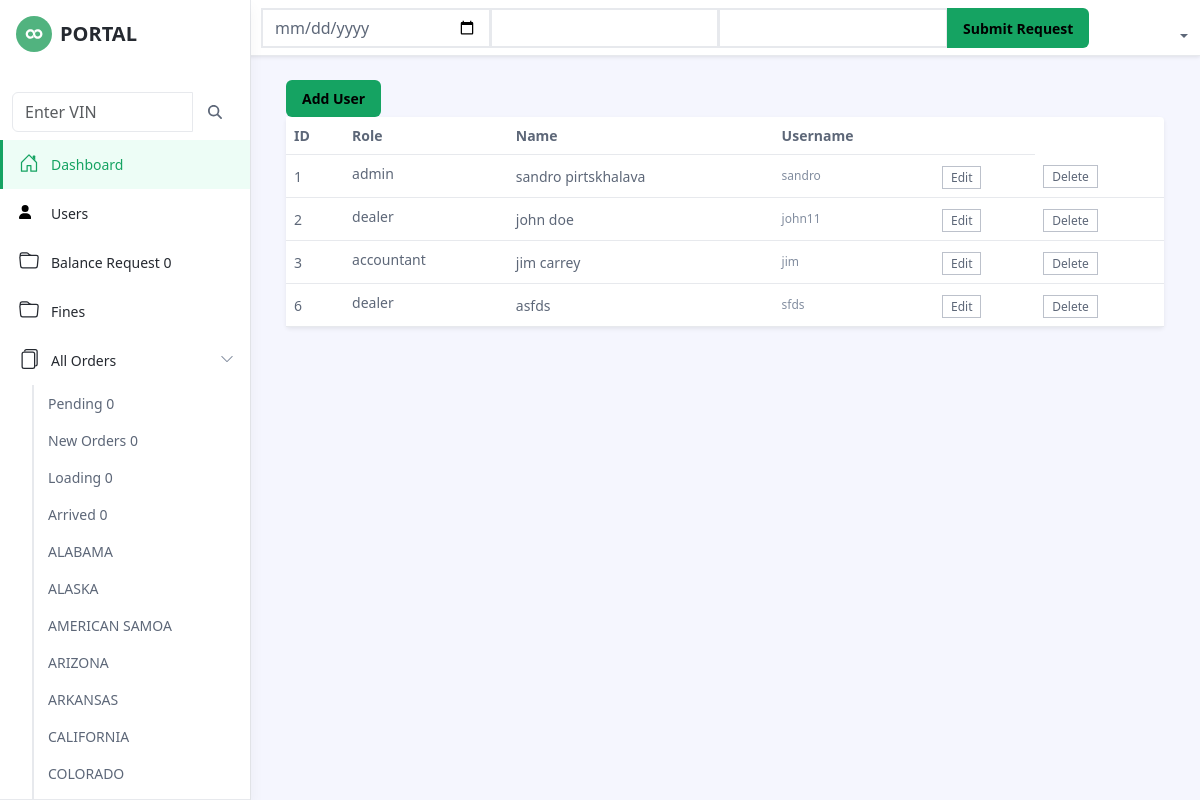
Page /pages/user.php (signed in) on the earlier database version.
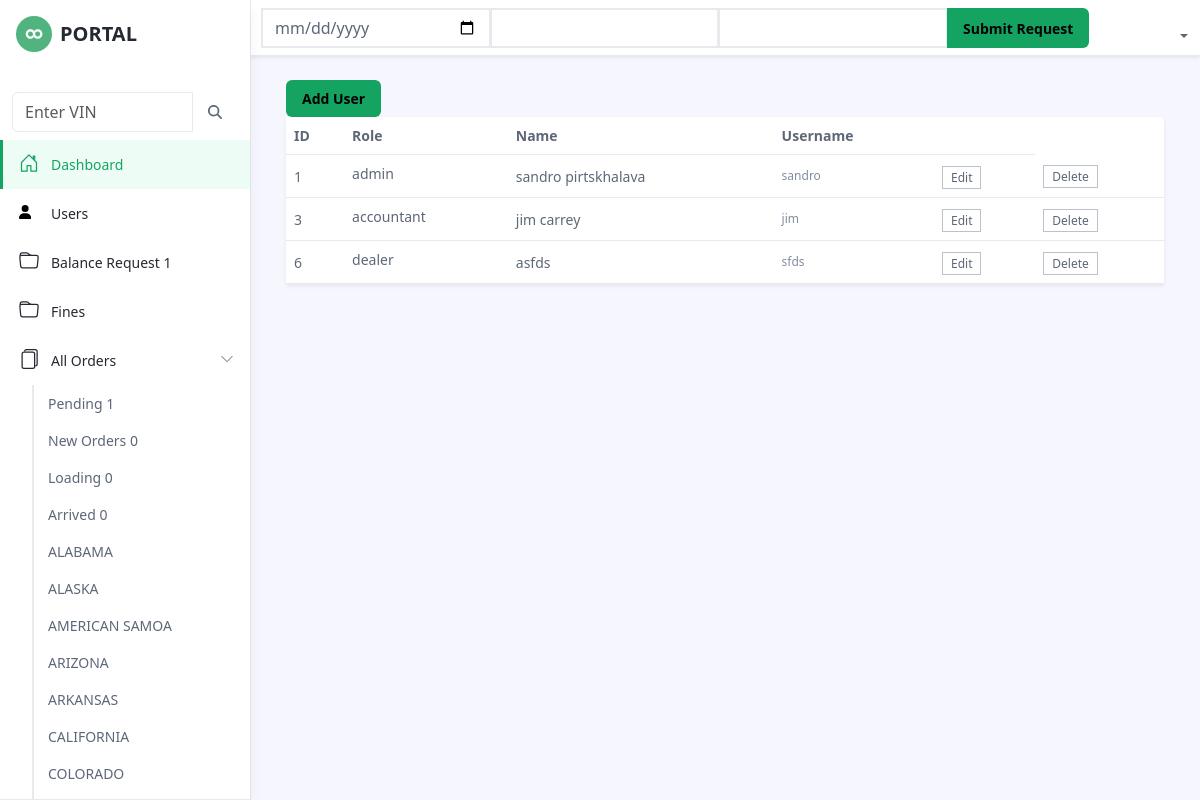
Same page on the later database version.
### tables this page shows
CREATE TABLE `users` (
  `id` int(11) NOT NULL,
  `role` enum('dealer','admin','accountant') NOT NULL,
  `username` varchar(255) NOT NULL,
  `password` varchar(255) NOT NULL,
  `name` varchar(255) NOT NULL,
  `phone` varchar(50) DEFAULT NULL,
  `pbalance` decimal(10,0) DEFAULT NULL,
  `nbalance` double DEFAULT NULL
);

### pages/user.php (the view, shortened to what the changed rows need)
<?php
if (isset($_SESSION["username"]) && isset($_SESSION["id"])) { ?>
<!DOCTYPE html>
<html>
<head>
    <link id="theme-style" rel="stylesheet" href="assets/css/portal.css">
</head>
<body class="app">
    <header class="app-header fixed-top">
        <div id="app-sidepanel" class="app-sidepanel">
	        <div class="sidepanel-inner d-flex flex-column">
			    <?php include "../sidebar.php"; ?>
	        </div>
	    </div>
    </header>
    <div class="app-wrapper">
	    <div class="app-content pt-3 p-md-3 p-lg-4">
		    <div class="container-xl">
			    <div class="row g-4 mb-4">
				<div class="tab-content" id="orders-table-tab-content">
			        <div class="tab-pane fade show active" id="orders-all" role="tabpanel" aria-labelledby="orders-all-tab">
					    <div class="app-card app-card-orders-table shadow-sm mb-5">
						    <div class="app-card-body">
							    <div class="table-responsive">
							        <table class="table app-table-hover mb-0 text-left">
										<thead>
											<tr>
												<th class="cell">ID</th>
												<th class="cell">Role</th>
												<th class="cell">Name</th>
												<th class="cell">Username</th>
												<th class="cell"></th>
											</tr>
										</thead>
										<tbody>
										<?php
                                 $sql = "SELECT * FROM users";
                                 $result = mysqli_query($conn, $sql);
                                 while ($row = mysqli_fetch_array($result)) { ?>
											<tr>
												<td class="cell"><?php echo $row["id"]; ?></td>
												<td class="cell"><span class="truncate"><?php echo $row["role"]; ?></span></td>
												<td class="cell"><?php echo $row["name"]; ?></td>
												<td class="cell"><span class="note"><?php echo $row["username"]; ?></span></td>
												<td class="cell"><a class="btn-sm app-btn-secondary edit" data-id="<?php echo $row["id"]; ?>" href="#">Edit</a></td>
												<td class="cell"><a class="btn-sm app-btn-secondary delete" data-id="<?php echo $row["id"]; ?>" href="#">Delete</a></td>
											</tr>
										<?php }
                                           ?>
										</tbody>
									</table>
						        </div>
						    </div>
						</div>
			        </div>
				</div>
		    </div>
	    </div>
    </div>
</body>
</html>
<?php } else {header("Location: ../index.php");} ?>

### sidebar.php (shortened to what the changed rows need)
<?php
include "db_conn.php";
?>
<nav id="app-nav-main" class="app-nav app-nav-main flex-grow-1">
   <ul class="app-menu list-unstyled accordion" id="menu-accordion">
      <?php
        function getRequestCount($mycon) {
    $sql = "SELECT COUNT(id) FROM balance_requests WHERE status = 'pending'";
    $result = mysqli_query($mycon, $sql);
    $row = mysqli_fetch_array($result, MYSQLI_NUM);
    if ($row) {
        echo $row[0];
    } else {
        echo "No results found.";
    }
}
          ?>
       <?php if($_SESSION['role']=='admin') {?>
       <li class="nav-item">
         <a class="nav-link" href="check_balance.php">
         <span class="nav-icon">
            </span>
            <span class="nav-link-text">Balance Request <?php getRequestCount($conn); ?></span>
         </a>
      </li>
      <?php } ?>
      <li class="nav-item has-submenu">
         <?php
        function getCount($status, $mycon) {
    $userId = intval($_SESSION['id']);
    if (is_int($status)) {
      if($_SESSION['role']=='admin'){
         $sql = "SELECT COUNT(id) FROM vehicles WHERE status = $status";
      }else{
         $sql = "SELECT COUNT(id) FROM vehicles WHERE status = $status AND user_id = $userId";
     }
    } else {
        $status = mysqli_real_escape_string($mycon, $status);
        if($_SESSION['role']=='admin'){
         $sql = "SELECT COUNT(id) FROM vehicles WHERE status = '$status'";
      }else{
         $sql = "SELECT COUNT(id) FROM vehicles WHERE status = '$status' AND user_id = $userId";
     }
    }
    $result = mysqli_query($mycon, $sql);
    $row = mysqli_fetch_array($result, MYSQLI_NUM);
    if ($row) {
        echo $row[0];
    } else {
        echo "No results found.";
    }
}
$us_states = array(
	'AL'=>'ALABAMA',
	'AK'=>'ALASKA',
	'AS'=>'AMERICAN SAMOA',
	'AZ'=>'ARIZONA',
	'AR'=>'ARKANSAS',
	'CA'=>'CALIFORNIA',
	'CO'=>'COLORADO',
	'CT'=>'CONNECTICUT',
	'DE'=>'DELAWARE',
	'DC'=>'DISTRICT OF COLUMBIA',
	'FM'=>'FEDERATED STATES OF MICRONESIA',
	'FL'=>'FLORIDA',
	'GA'=>'GEORGIA',
	'GU'=>'GUAM GU',
	'HI'=>'HAWAII',
	'ID'=>'IDAHO',
	'IL'=>'ILLINOIS',
	'IN'=>'INDIANA',
	'IA'=>'IOWA',
	'KS'=>'KANSAS',
	'KY'=>'KENTUCKY',
	'LA'=>'LOUISIANA',
	'ME'=>'MAINE',
	'MH'=>'MARSHALL ISLANDS',
	'MD'=>'MARYLAND',
	'MA'=>'MASSACHUSETTS',
	'MI'=>'MICHIGAN',
	'MN'=>'MINNESOTA',
	'MS'=>'MISSISSIPPI',
	'MO'=>'MISSOURI',
	'MT'=>'MONTANA',
	'NE'=>'NEBRASKA',
	'NV'=>'NEVADA',
	'NH'=>'NEW HAMPSHIRE',
	'NJ'=>'NEW JERSEY',
	'NM'=>'NEW MEXICO',
	'NY'=>'NEW YORK',
	'NC'=>'NORTH CAROLINA',
	'ND'=>'NORTH DAKOTA',
	'MP'=>'NORTHERN MARIANA ISLANDS',
	'OH'=>'OHIO',
	'OK'=>'OKLAHOMA',
	'OR'=>'OREGON',
	'PW'=>'PALAU',
	'PA'=>'PENNSYLVANIA',
	'PR'=>'PUERTO RICO',
	'RI'=>'RHODE ISLAND',
	'SC'=>'SOUTH CAROLINA',
	'SD'=>'SOUTH DAKOTA',
	'TN'=>'TENNESSEE',
	'TX'=>'TEXAS',
	'UT'=>'UTAH',
	'VT'=>'VERMONT',
	'VI'=>'VIRGIN ISLANDS',
	'VA'=>'VIRGINIA',
	'WA'=>'WASHINGTON',
	'WV'=>'WEST VIRGINIA',
	'WI'=>'WISCONSIN',
	'WY'=>'WYOMING',
	'AE'=>'ARMED FORCES AFRICA \ CANADA \ EUROPE \ MIDDLE EAST',
	'AA'=>'ARMED FORCES AMERICA (EXCEPT CANADA)',
	'AP'=>'ARMED FORCES PACIFIC'
);
          ?>
         <div id="submenu-1" class="collapse submenu submenu-1 show" data-bs-parent="#menu-accordion">
            <ul class="submenu-list list-unstyled">
               <li class="submenu-item"><a class="submenu-link" href="pending.php">Pending <?php getCount("Pending", $conn); ?></a></li>
               <li class="submenu-item"><a class="submenu-link" href="new.php">New Orders <?php getCount("New", $conn); ?></a></li>
               <li class="submenu-item"><a class="submenu-link" href="dispached.php">Loading <?php getCount("Loading", $conn); ?></a></li>
               <li class="submenu-item"><a class="submenu-link" href="arrived.php">Arrived <?php getCount("Arrived", $conn); ?></a></li>
               <?php foreach ($us_states as $value) {
               echo "<li class='submenu-item'><a class='submenu-link' href='orders.php?state=".strtolower($value)."'>".$value."</a></li>";
               } ?>
            </ul>
         </div>
      </li>
   </ul>
</nav>

Differences in the rows shown:
removed users: id "2", role "dealer", name "john doe", username "john11"
Other differences:
$row[0]: "0" → "1"
$row[0]: "0 0 0 0" → "1 0 0 0"
